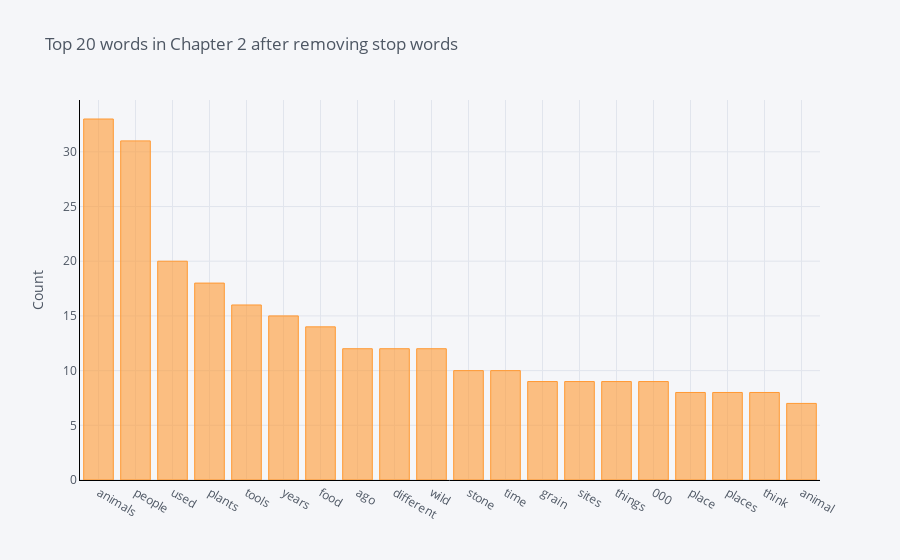

Notebook cell for this chart:
### Markdown cell above
### Visualizing N-grams

### Code cell
def get_top_n_words(corpus, n=None):
    vec = CountVectorizer(stop_words = 'english').fit(corpus)
    bag_of_words = vec.transform(corpus)
    sum_words = bag_of_words.sum(axis=0) 
    words_freq = [(word, sum_words[0, idx]) for word, idx in vec.vocabulary_.items()]
    words_freq =sorted(words_freq, key = lambda x: x[1], reverse=True)
    return words_freq[:n]

common_words = get_top_n_words(df_para['Description'], 20)
df2 = pd.DataFrame(common_words, columns = ['ParaText' , 'count'])

# Using Plotly
df2.groupby('ParaText').sum()['count'].sort_values(ascending=False).iplot( kind='bar', yTitle='Count', linecolor='black', title='Top 20 words in Chapter 2 after removing stop words')

#Using

### Figure 1 — Plotly figure (JSON) as saved in the notebook; plotly's stock layout.template omitted (floating-point values rounded to 4 significant figures)
{"data": [{"marker": {"color": "rgba(255, 153, 51, 0.6)", "line": {"color": "rgba(255, 153, 51, 1.0)", "width": 1}}, "name": "count", "orientation": "v", "text": "", "type": "bar", "x": ["animals", "people", "used", "plants", "tools", "years", "food", "ago", "different", "wild", "stone", "time", "grain", "sites", "things", "000", "place", "places", "think", "animal"], "y": [33, 31, 20, 18, 16, 15, 14, 12, 12, 12, 10, 10, 9, 9, 9, 9, 8, 8, 8, 7]}], "layout": {"legend": {"bgcolor": "#F5F6F9", "font": {"color": "#4D5663"}}, "paper_bgcolor": "#F5F6F9", "plot_bgcolor": "#F5F6F9", "title": {"font": {"color": "#4D5663"}, "text": "Top 20 words in Chapter 2 after removing stop words"}, "xaxis": {"gridcolor": "#E1E5ED", "linecolor": "black", "showgrid": true, "tickfont": {"color": "#4D5663"}, "title": {"font": {"color": "#4D5663"}, "text": ""}, "zerolinecolor": "#E1E5ED"}, "yaxis": {"gridcolor": "#E1E5ED", "linecolor": "black", "showgrid": true, "tickfont": {"color": "#4D5663"}, "title": {"font": {"color": "#4D5663"}, "text": "Count"}, "zerolinecolor": "#E1E5ED"}}}
